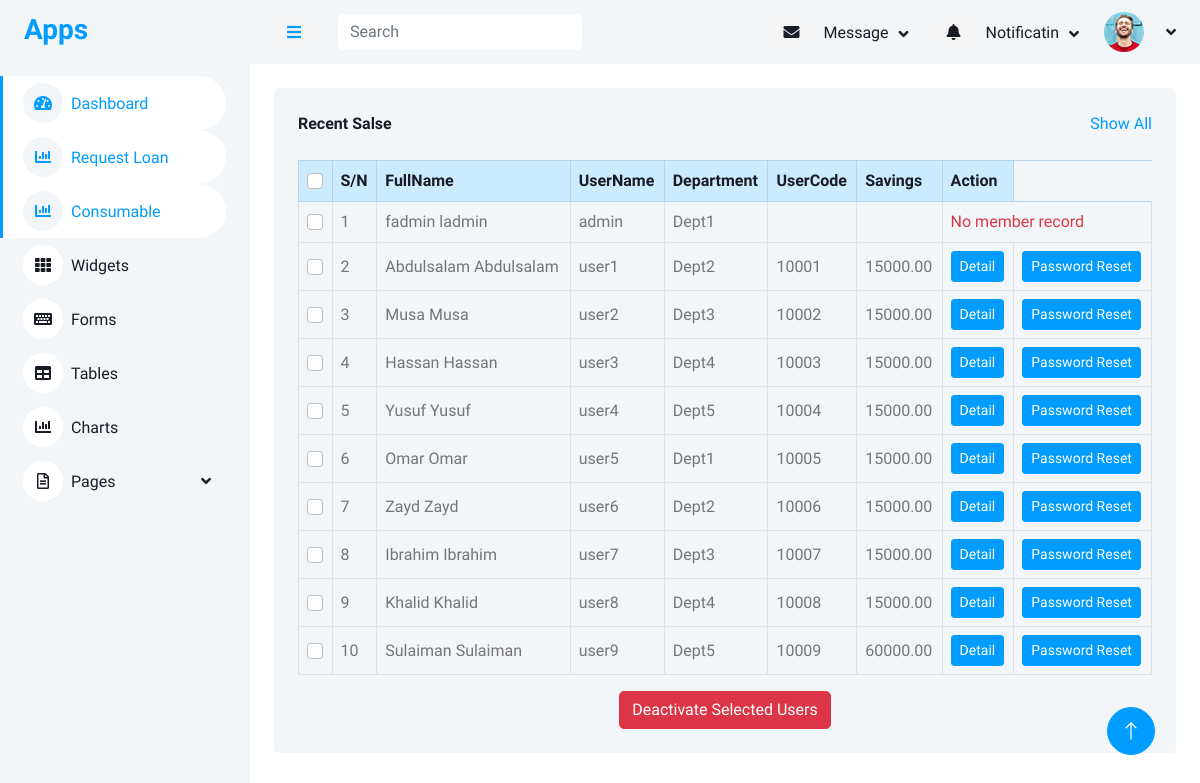
The app's page /all_members, older data.
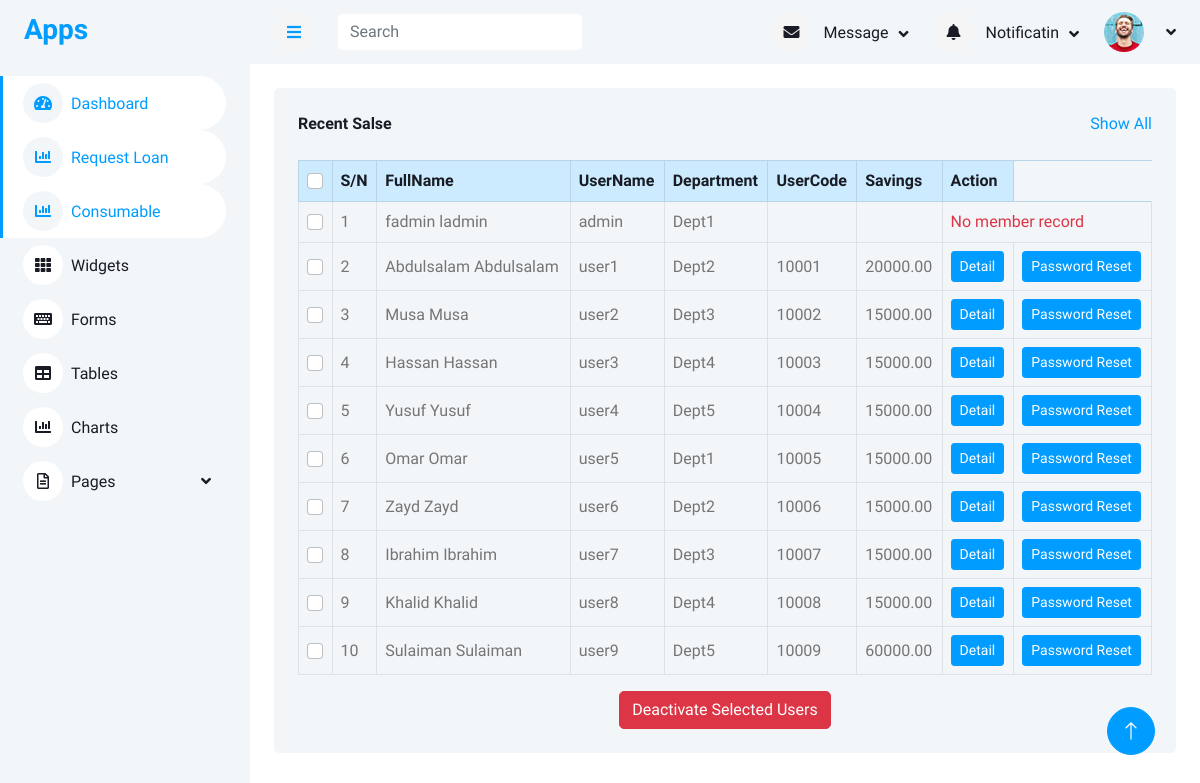
The same page, newer data.
### accounts/models.py (models this page shows, shortened)
class User(AbstractUser):
    first_name = models.CharField(max_length=100)
    last_name = models.CharField(max_length=100)
    other_name = models.CharField(max_length=100)
    date_of_birth = models.DateField(blank=True,null=True)
    username = models.CharField(max_length=100, unique=True)
    department = models.CharField(max_length=100)
    unit = models.CharField(max_length=100)
    gender = models.ForeignKey(Gender, on_delete=models.CASCADE, blank=True, null=True)
    group = models.ForeignKey(UserGroup, on_delete=models.CASCADE, blank=True, null=True)
    marital_status = models.ForeignKey(MaritalStatus,on_delete=models.SET_NULL, null=True, blank=True)
    religion = models.ForeignKey(Religion, on_delete=models.SET_NULL, null=True, blank=True,)
    passport = models.ImageField(upload_to='passport', blank=True, null=True)
    member_number = models.CharField(max_length=100)

class Member(models.Model):
    member = models.OneToOneField(User, on_delete=models.SET_NULL, null=True, blank=True)
    ippis = models.IntegerField(unique=True)  # Required and unique
    total_savings = models.DecimalField(max_digits=12, decimal_places=2, blank=True, null=True)

### accounts/views.py (the view)
# urls.py: path("all_members",views.all_members,name='all_members'),
def all_members(request):
    members = User.objects.all()
    return render(request, "accounts/all_members.html", {"members": members})

### templates/accounts/all_members.html (shortened to what this page needs)
{% extends 'base/base.html' %}
{% block content %}
<div class="container-fluid pt-4 px-4">
    <div class="bg-light text-center rounded p-4">
        <div class="d-flex align-items-center justify-content-between mb-4">
            <h6 class="mb-0">Recent Salse</h6>
            <a href="">Show All</a>
        </div>
        <form method="post" action="{% url 'deactivate_users' %}">
            <div class="table-responsive">
                <table class="table text-start align-middle table-bordered table-hover mb-0">
                    <thead class="table-primary">
                        <tr class="text-dark">
                            <th scope="col"><input class="form-check-input" type="checkbox" id="select-all"></th>
                            <th scope="col">S/N</th>
                            <th scope="col">FullName</th>
                            <th scope="col">UserName</th>
                            <th scope="col">Department</th>
                            <th scope="col">UserCode</th>
                            <th scope="col">Savings</th>
                            <th scope="col">Action</th>
                        </tr>
                    </thead>
                    <tbody>
                        {% for m in members %}
                        <tr>
                            <td><input class="form-check-input user-checkbox" type="checkbox" name="user_ids"
                                    value="{{ m.id }}"></td>
                            <td>{{ forloop.counter }}</td>
                            <td>{{ m.first_name }} {{ m.last_name }}</td>
                            <td>{{ m.username }}</td>
                            <td>{{ m.department }}</td>
                            <td>{{ m.member.ippis }}</td>
                            <td>{{ m.member.total_savings }}</td>
                            {% if m.member %}
                            <td><a class="btn btn-sm btn-primary"
                                    href="{% url 'member_detail' m.member.id %}">Detail</a></td>
                            <td><a class="btn btn-sm btn-primary" href="{% url 'reset_password' m.member.id %}">Password
                                    Reset</a></td>
                            {% else %}
                            <td colspan="2"><span class="text-danger">No member record</span></td>
                            {% endif %}
                        </tr>
                        {% endfor %}
                    </tbody>
                </table>
            </div>
            <button type="submit" class="btn btn-danger mt-3">Deactivate Selected Users</button>
        </form>
    </div>
</div>
</div>
{% endblock content %}

Row changes from the older to the newer data that the page shows:
changed User "Abdulsalam": member.total_savings "15000.00" → "20000.00"
